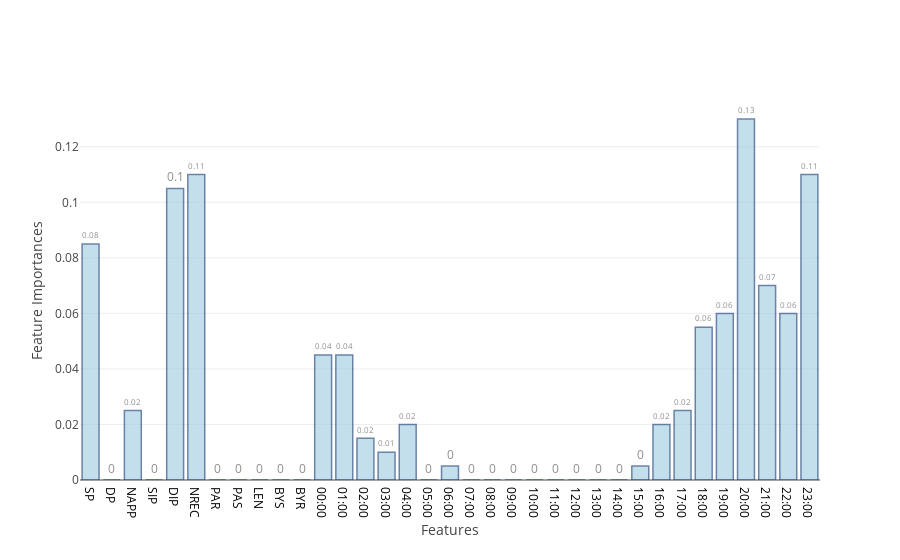
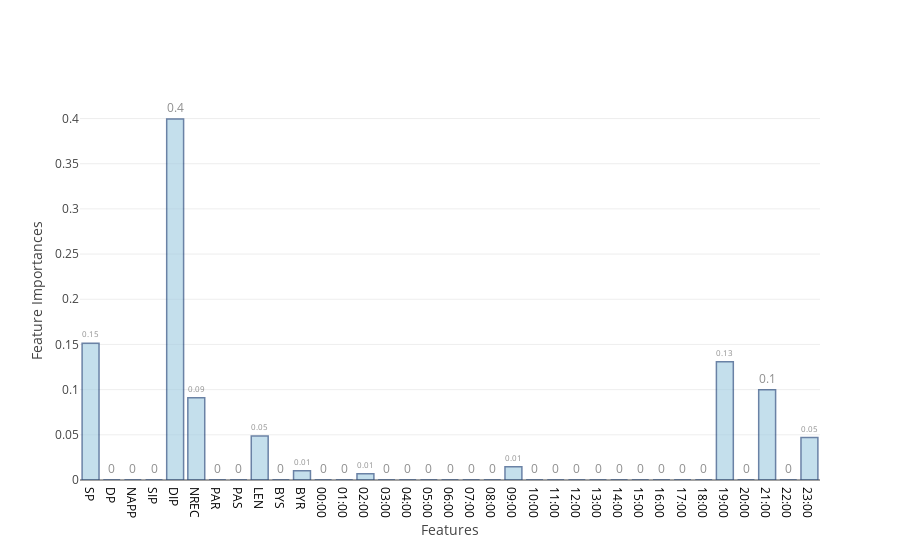
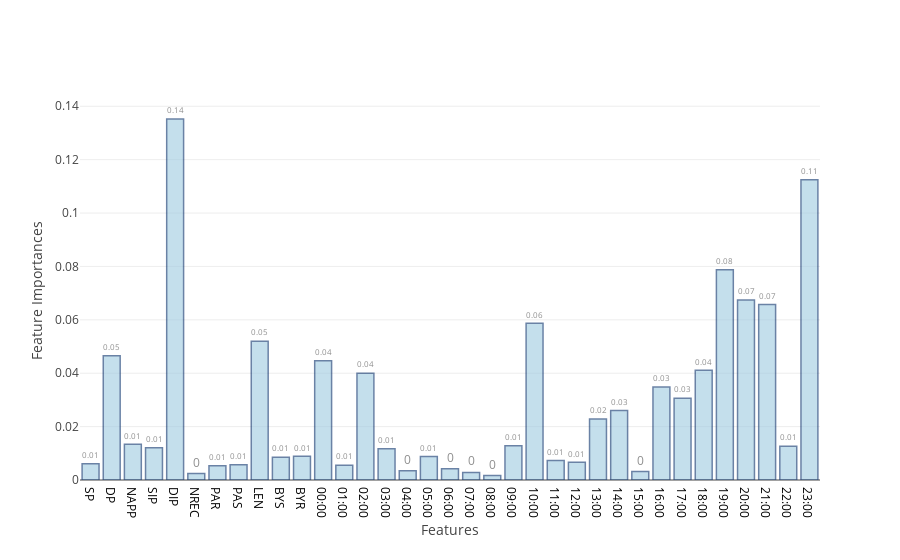
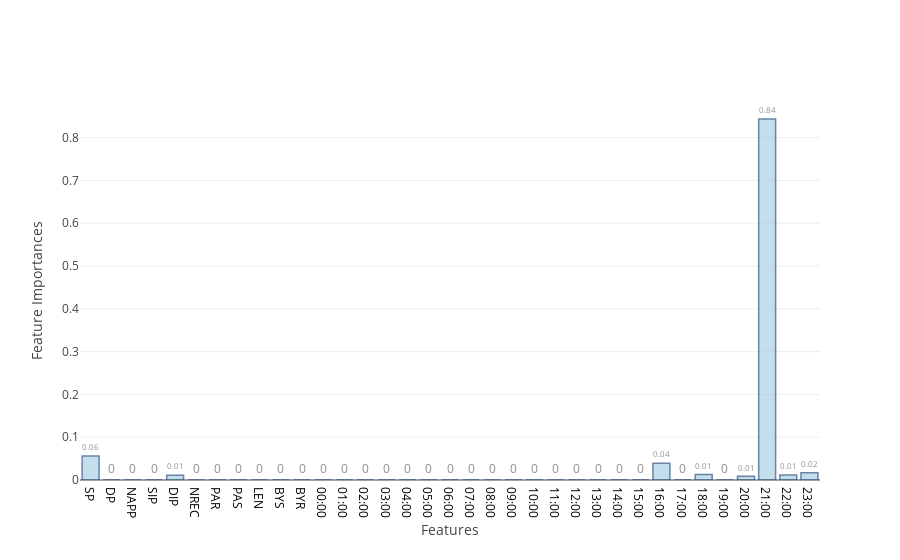

Write notebook code for charts like these, in order.
### Code cell
feat_imp_10=[None]*4
j=0
for i in range(0,9):
    if i>=2 and i<=5:
        model,cm_train,cm_test,acc_train,acc_test,cm,accuracy,threshold,roc_auc,feat_imp_10[j]=f[i](X_train,Y_train,X_test,Y_test)
        j=j+1
    else:
        model,cm_train,cm_test,acc_train,acc_test,cm,accuracy,threshold,roc_auc=f[i](X_train,Y_train,X_test,Y_test)
    table_80_50_10_train.loc[i]=   ([acc_train,cm_train.TP,cm_train.TN,cm_train.FP,cm_train.FN,cm_train.FPR,cm_train.FNR])
    table_80_50_10_test.loc[i] =   ([acc_test ,cm_test.TP, cm_test.TN, cm_test.FP, cm_test.FN, cm_test.FPR, cm_test.FNR])
    table_80_50_10_test_roc.loc[i]=([accuracy, cm.TP,  cm.TN,   cm.FP, cm.FN,  cm.FPR, cm.FNR, threshold,roc_auc])
    print("\n")

### Figure 1 — Plotly figure (JSON) as saved in the notebook; plotly's stock layout.template omitted (floating-point values rounded to 4 significant figures)
{"data": [{"marker": {"color": "rgb(158,202,225)", "line": {"color": "rgb(8,48,107)", "width": 1.5}}, "opacity": 0.6, "text": [0.08, 0, 0.02, 0, 0.1, 0.11, 0, 0, 0, 0, 0, 0.04, 0.04, 0.02, 0.01, 0.02, 0, 0, 0, 0, 0, 0, 0, 0, 0, 0, 0, 0.02, 0.02, 0.06, 0.06, 0.13, 0.07, 0.06, 0.11], "textposition": "outside", "type": "bar", "uid": "cee2ecdb-c095-4c62-acf9-cc0649350b1f", "x": ["SP", "DP", "NAPP", "SIP", "DIP", "NREC", "PAR", "PAS", "LEN", "BYS", "BYR", "00:00", "01:00", "02:00", "03:00", "04:00", "05:00", "06:00", "07:00", "08:00", "09:00", "10:00", "11:00", "12:00", "13:00", "14:00", "15:00", "16:00", "17:00", "18:00", "19:00", "20:00", "21:00", "22:00", "23:00"], "y": [0.085, 0, 0.025, 0, 0.105, 0.11, 0, 0, 0, 0, 0, 0.045, 0.045, 0.015, 0.01, 0.02, 0, 0.005, 0, 0, 0, 0, 0, 0, 0, 0, 0.005, 0.02, 0.025, 0.055, 0.06, 0.13, 0.07, 0.06, 0.11]}], "layout": {"xaxis": {"tickfont": {"color": "black", "size": 12}, "title": "Features"}, "yaxis": {"title": "Feature Importances"}}}

### Figure 2 — Plotly figure (JSON) as saved in the notebook; plotly's stock layout.template omitted (floating-point values rounded to 4 significant figures)
{"data": [{"marker": {"color": "rgb(158,202,225)", "line": {"color": "rgb(8,48,107)", "width": 1.5}}, "opacity": 0.6, "text": [0.15, 0, 0, 0, 0.4, 0.09, 0, 0, 0.05, 0, 0.01, 0, 0, 0.01, 0, 0, 0, 0, 0, 0, 0.01, 0, 0, 0, 0, 0, 0, 0, 0, 0, 0.13, 0, 0.1, 0, 0.05], "textposition": "outside", "type": "bar", "uid": "d400d3ca-60e8-443c-b0f3-96262506d0f7", "x": ["SP", "DP", "NAPP", "SIP", "DIP", "NREC", "PAR", "PAS", "LEN", "BYS", "BYR", "00:00", "01:00", "02:00", "03:00", "04:00", "05:00", "06:00", "07:00", "08:00", "09:00", "10:00", "11:00", "12:00", "13:00", "14:00", "15:00", "16:00", "17:00", "18:00", "19:00", "20:00", "21:00", "22:00", "23:00"], "y": [0.1513, 0, 0, 0, 0.3995, 0.09092, 0, 0, 0.04857, 0, 0.01027, 0, 0, 0.006863, 0, 0, 0, 0, 0, 0, 0.01477, 0, 0, 0, 0, 0, 0, 0, 0, 0, 0.1309, 0, 0.09982, 0, 0.0471]}], "layout": {"xaxis": {"tickfont": {"color": "black", "size": 12}, "title": "Features"}, "yaxis": {"title": "Feature Importances"}}}

### Figure 3 — Plotly figure (JSON) as saved in the notebook; plotly's stock layout.template omitted (floating-point values rounded to 4 significant figures)
{"data": [{"marker": {"color": "rgb(158,202,225)", "line": {"color": "rgb(8,48,107)", "width": 1.5}}, "opacity": 0.6, "text": [0.01, 0.05, 0.01, 0.01, 0.14, 0, 0.01, 0.01, 0.05, 0.01, 0.01, 0.04, 0.01, 0.04, 0.01, 0, 0.01, 0, 0, 0, 0.01, 0.06, 0.01, 0.01, 0.02, 0.03, 0, 0.03, 0.03, 0.04, 0.08, 0.07, 0.07, 0.01, 0.11], "textposition": "outside", "type": "bar", "uid": "60614839-bff9-47b6-b007-7d305c56f688", "x": ["SP", "DP", "NAPP", "SIP", "DIP", "NREC", "PAR", "PAS", "LEN", "BYS", "BYR", "00:00", "01:00", "02:00", "03:00", "04:00", "05:00", "06:00", "07:00", "08:00", "09:00", "10:00", "11:00", "12:00", "13:00", "14:00", "15:00", "16:00", "17:00", "18:00", "19:00", "20:00", "21:00", "22:00", "23:00"], "y": [0.00611, 0.04651, 0.01335, 0.01205, 0.1352, 0.002427, 0.005297, 0.00572, 0.05201, 0.00856, 0.008854, 0.04464, 0.005554, 0.03999, 0.01167, 0.003453, 0.00881, 0.004175, 0.002822, 0.001658, 0.01279, 0.05869, 0.007315, 0.006606, 0.02285, 0.02608, 0.003165, 0.03487, 0.03062, 0.04108, 0.07876, 0.06745, 0.06576, 0.01262, 0.1125]}], "layout": {"xaxis": {"tickfont": {"color": "black", "size": 12}, "title": "Features"}, "yaxis": {"title": "Feature Importances"}}}

### Figure 4 — Plotly figure (JSON) as saved in the notebook; plotly's stock layout.template omitted (floating-point values rounded to 4 significant figures)
{"data": [{"marker": {"color": "rgb(158,202,225)", "line": {"color": "rgb(8,48,107)", "width": 1.5}}, "opacity": 0.6, "text": [0.06, 0, 0, 0, 0.01, 0, 0, 0, 0, 0, 0, 0, 0, 0, 0, 0, 0, 0, 0, 0, 0, 0, 0, 0, 0, 0, 0, 0.04, 0, 0.01, 0, 0.01, 0.84, 0.01, 0.02], "textposition": "outside", "type": "bar", "uid": "d2a01532-524f-4de9-886e-e2c452f614af", "x": ["SP", "DP", "NAPP", "SIP", "DIP", "NREC", "PAR", "PAS", "LEN", "BYS", "BYR", "00:00", "01:00", "02:00", "03:00", "04:00", "05:00", "06:00", "07:00", "08:00", "09:00", "10:00", "11:00", "12:00", "13:00", "14:00", "15:00", "16:00", "17:00", "18:00", "19:00", "20:00", "21:00", "22:00", "23:00"], "y": [0.05631, 0, 0, 0, 0.01104, 0, 0, 0, 0, 0, 0, 0, 0, 0, 0, 0, 0, 0, 0, 0, 0, 0, 0, 0, 0, 0, 0, 0.039, 0, 0.01305, 0, 0.00861, 0.8435, 0.01156, 0.0169]}], "layout": {"xaxis": {"tickfont": {"color": "black", "size": 12}, "title": "Features"}, "yaxis": {"title": "Feature Importances"}}}
